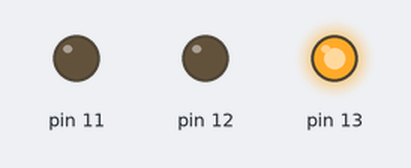
Bench run of a sketch on a simulated Arduino Uno, built with avr-gcc and run on an emulated ATmega328P. Shown: output pins drawn as LEDs (lit = HIGH).

Above: at 1.0 s.
At 5.0 s:
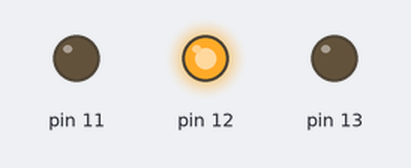
At 9.0 s:
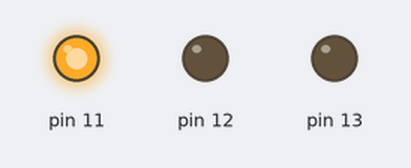
At 11.0 s:
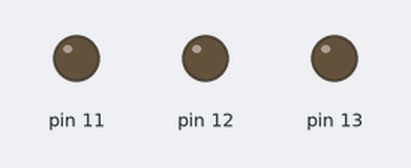
Timing chart, 0 to 15.6 s (numbered marks = the images above):
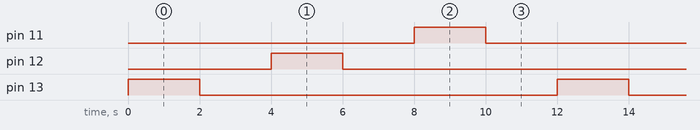

Measured:
- by itself, pin 11–13: alternates HIGH for 2.0 s and LOW for 10.0 s
- by itself, everything shown: repeats every 12.0 s, in 6 steps

The sketch:

ch05_1_2.ino
```cpp
void setup() {
  pinMode(13, OUTPUT);
  pinMode(12, OUTPUT);
  pinMode(11, OUTPUT);
}

void loop() {
  digitalWrite(13, HIGH);
  delay(2000);
  digitalWrite(13, LOW);
  delay(2000);
  digitalWrite(12, HIGH);
  delay(2000);
  digitalWrite(12, LOW);
  delay(2000);
  digitalWrite(11, HIGH);
  delay(2000);
  digitalWrite(11, LOW);
  delay(2000);
}
```
